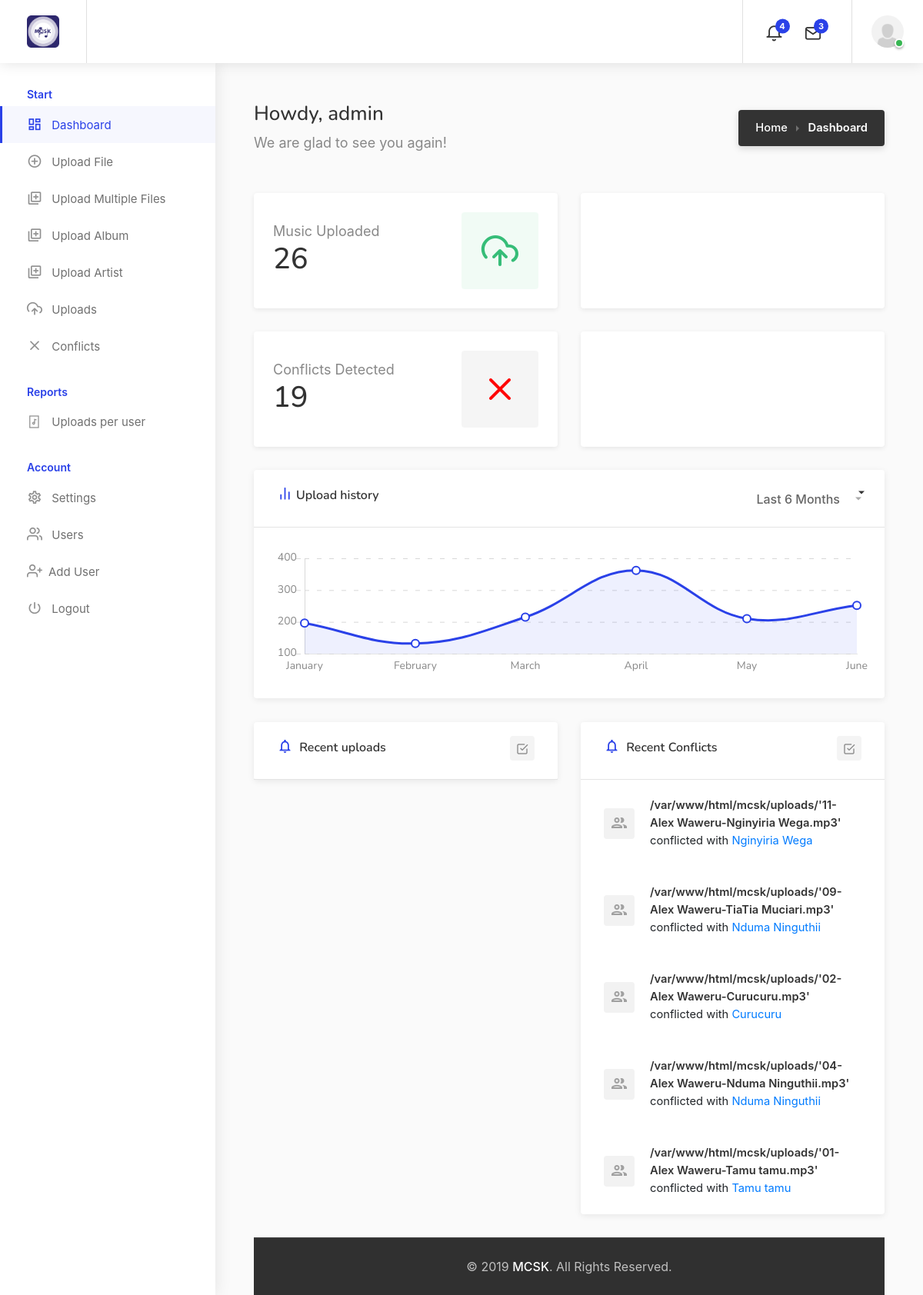
The app's page /dashboard.php (signed in) with its own data.
### tables this page shows
CREATE TABLE `results` (
  `id` bigint(20) NOT NULL AUTO_INCREMENT,
  `album` varchar(255) DEFAULT NULL,
  `stage_name` varchar(255) DEFAULT NULL,
  `membership_number` varchar(255) DEFAULT NULL,
  `artifact_id` varchar(255) DEFAULT NULL,
  `artist` varchar(255) DEFAULT NULL,
  `duration` bigint(20) DEFAULT NULL,
  `score` double DEFAULT NULL,
  `title` varchar(255) DEFAULT NULL,
  `upload_id` bigint(20) NOT NULL,
  `play_offset` int(11) DEFAULT NULL,
  `file` varchar(255) DEFAULT NULL,
  `created_at` datetime NOT NULL,
  `updated_at` datetime NOT NULL,
  `created_by` bigint(20) DEFAULT NULL,
  `updated_by` bigint(20) DEFAULT NULL,
  `band` varchar(255) DEFAULT NULL,
  `track` varchar(255) DEFAULT NULL,
  `year` int(255) DEFAULT NULL,
  PRIMARY KEY (`id`),
  KEY `FKevnptsu0isylsy1flwm0u77fo` (`upload_id`),
  CONSTRAINT `FKevnptsu0isylsy1flwm0u77fo` FOREIGN KEY (`upload_id`) REFERENCES `uploads` (`id`)
);

CREATE TABLE `uploads` (
  `id` bigint(20) NOT NULL AUTO_INCREMENT,
  `album` varchar(255) DEFAULT NULL,
  `artist` varchar(255) DEFAULT NULL,
  `duration` bigint(20) DEFAULT NULL,
  `title` varchar(255) DEFAULT NULL,
  `track` varchar(255) DEFAULT NULL,
  `year` varchar(255) DEFAULT NULL,
  `file` text,
  `membership_number` varchar(255) DEFAULT NULL,
  `stage_name` varchar(255) DEFAULT NULL,
  `band` varchar(255) DEFAULT NULL,
  `created_at` datetime NOT NULL,
  `updated_at` datetime NOT NULL,
  `acr_id` varchar(255) DEFAULT NULL,
  `success` bit(1) DEFAULT NULL,
  `created_by` bigint(20) DEFAULT NULL,
  `updated_by` bigint(20) DEFAULT NULL,
  PRIMARY KEY (`id`)
);

### dashboard.php (the view, shortened to what the rows shown need)
<?php
include_once 'includes/header.php';
?>
<div class="dashboard-container">
    <div class="dashboard-content-container" data-simplebar>
        <div class="dashboard-content-inner" >
                 <?php
                include './getResults.php';
                 $recentResults=getRecentResults();
                ?>
            <div class="row">
             <div class="col-xl-6">
                    <div class="dashboard-box">
                        <?php foreach ($recentResults as $conflicts){?>
                        <div class="content">
                            <ul class="dashboard-box-list">
                                <li>
                                    <span class="notification-icon"><i class="icon-material-outline-group"></i></span>
                                    <span class="notification-text">
                                        <strong><?php echo $conflicts['file'] ?></strong> conflicted with  <a href="#"><?php echo $conflicts['r_title'] ?></a>
                                    </span>
                                </li>
                            </ul>
                        </div>
                        <?php } ?>
                    </div>
                </div>
            </div>
            <?php
            include_once 'includes/footer.php';
            ?>

### records on screen
results: upload.file "/var/www/html/mcsk/uploads/'11-Alex Waweru-Nginyiria Wega.mp3'", title "Nginyiria Wega"
results: upload.file "/var/www/html/mcsk/uploads/'09-Alex Waweru-TiaTia Muciari.mp3'", title "Nduma Ninguthii"
results: upload.file "/var/www/html/mcsk/uploads/'02-Alex Waweru-Curucuru.mp3'", title "Curucuru"
results: upload.file "/var/www/html/mcsk/uploads/'04-Alex Waweru-Nduma Ninguthii.mp3'", title "Nduma Ninguthii"
results: upload.file "/var/www/html/mcsk/uploads/'01-Alex Waweru-Tamu tamu.mp3'", title "Tamu tamu"

### other values on screen
$_SESSION['username'] "admin"
$uno "26"
$rno "19"
